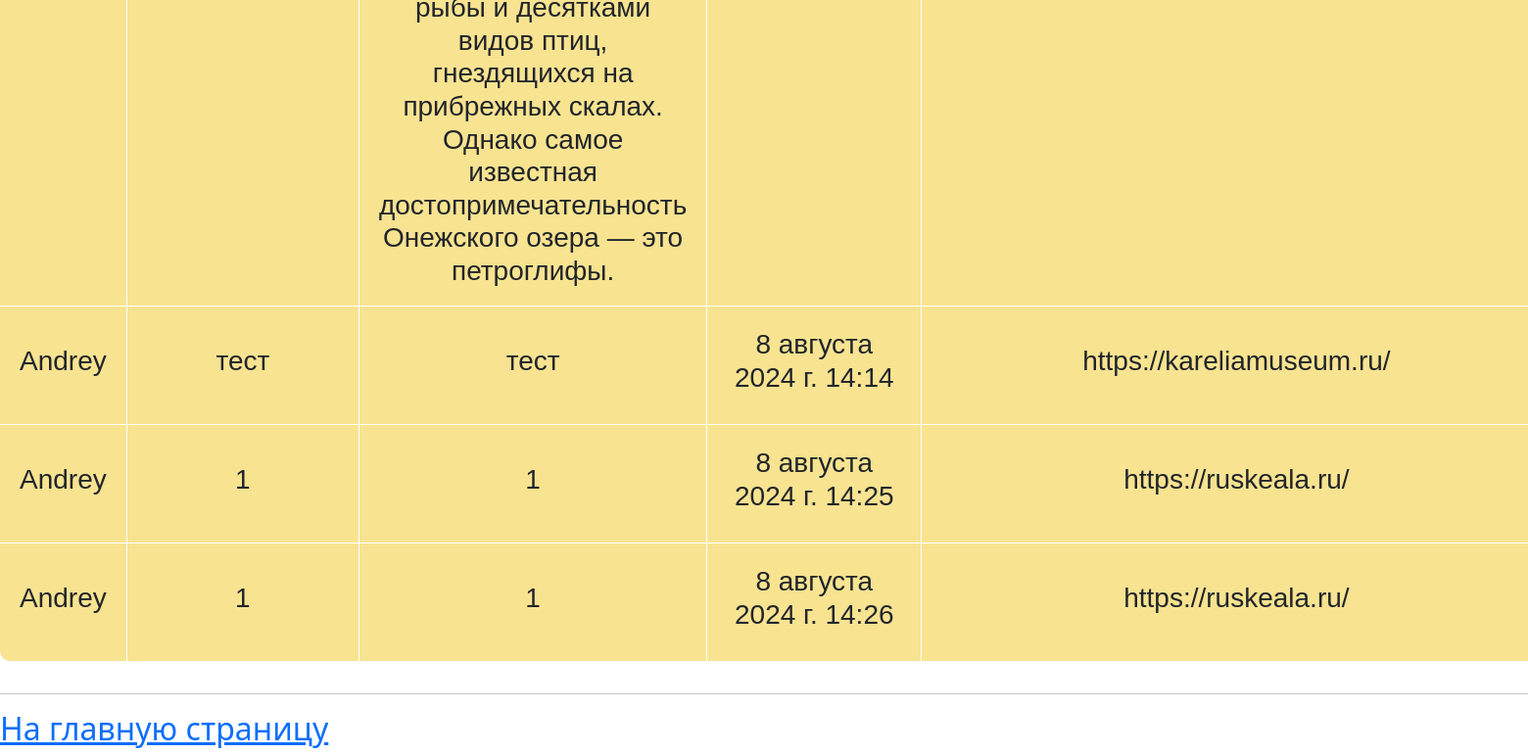
The app's page /board/post/table/ (lower part), older data.
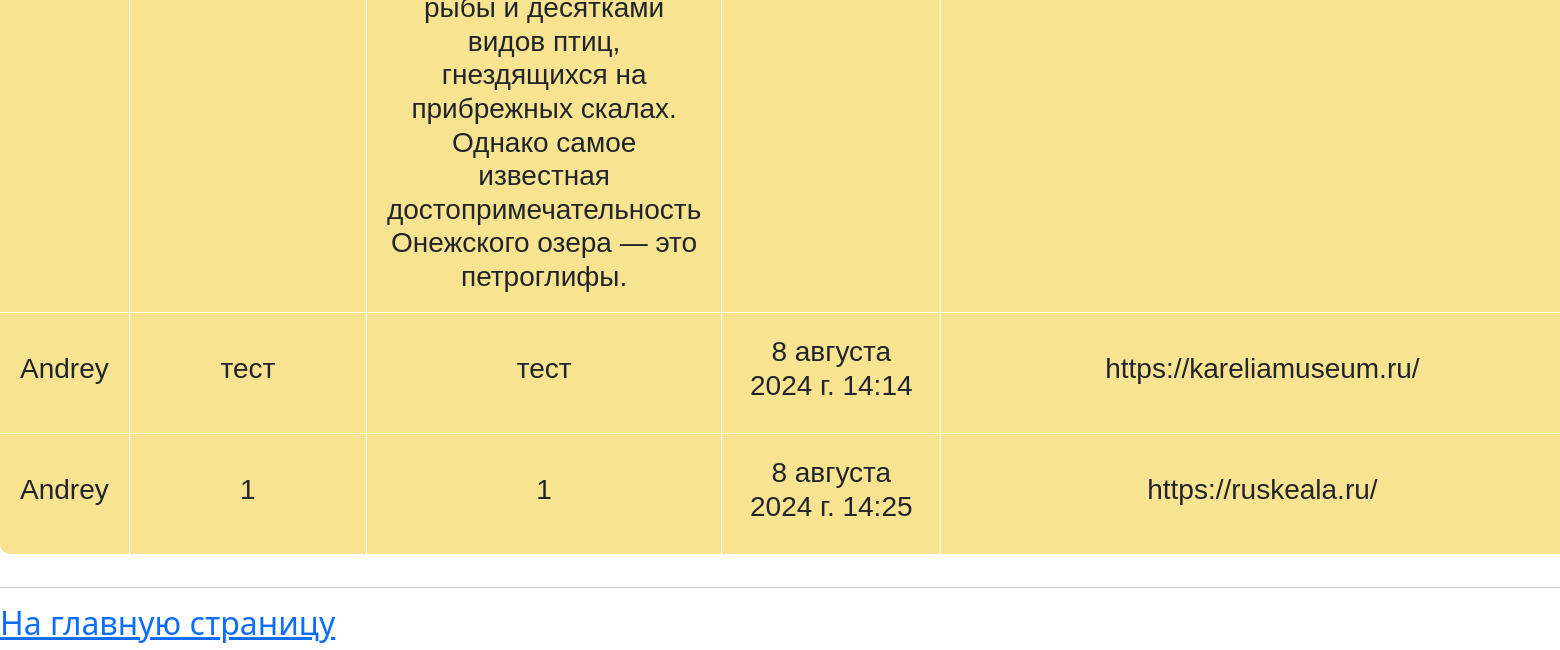
The same page, newer data.
### board/models.py (models this page shows, shortened)
class Post(models.Model):
    author = models.CharField(max_length=50, verbose_name='Автор')
    title = models.CharField(max_length=200, verbose_name='Заголовок')
    text = models.TextField(max_length=500, verbose_name='Текст объявления')
    created_at = models.DateTimeField(default=timezone.now, verbose_name='Опубликовано',
                                      editable=False)  # Параметр 'editable' отключает возможность для редактирования
    url_adders = models.CharField(max_length=150, verbose_name='Ссылка на сайт')
    image = models.ImageField(upload_to='posts/', null=True, verbose_name='Изображение')
    class Meta:  # Настроечный класс
        verbose_name = 'Объявление'
        verbose_name_plural = 'Объявления'

### board/views.py (the view)
# urls.py: path('post/table/', post_list_in_table, name='post_list_in_table'),
def post_list_in_table(request):  # Посты в виде таблицы
    posts = Post.objects.all()
    context = {
        'title': 'Посты',
        'posts': posts
    }
    return render(request, template_name='board/posts_in_table.html', context=context)

### board/templates/board/posts_in_table.html (shortened to what this page needs)
{% extends 'board/base.html' %}
{% load static %}
{% block content %}
<link href="{% static 'css/style_table.css' %}" rel="stylesheet" type="text/css">
<div>
    <table>
        <caption></caption>
        <colgroup></colgroup>
        <tbody>
        {% for post in posts %}
        <tr>
            <td>
                <h3>{{post.author}}</h3>
            </td>
            <td>
                <h3>{{post.title}}</h3>
            </td>
            <td>
                <h3>{{post.text}}</h3>
            </td>
            <td>
                <h3>{{post.created_at}}</h3>
            </td>
            <td>
                <h3>{{post.url_adders}}</h3>
            </td>
        </tr>
        {% endfor %}
        </tbody>
    </table>
</div>
<hr>
<a href="{% url 'board:index'%}"><h2>На главную страницу</h2></a>
{% endblock content %}

Row changes from the older to the newer data that the page shows:
removed Post: author "Andrey", title "1", text "1", created_at "8 августа 2024 г. 14:26", url_adders "https://ruskeala.ru/"
